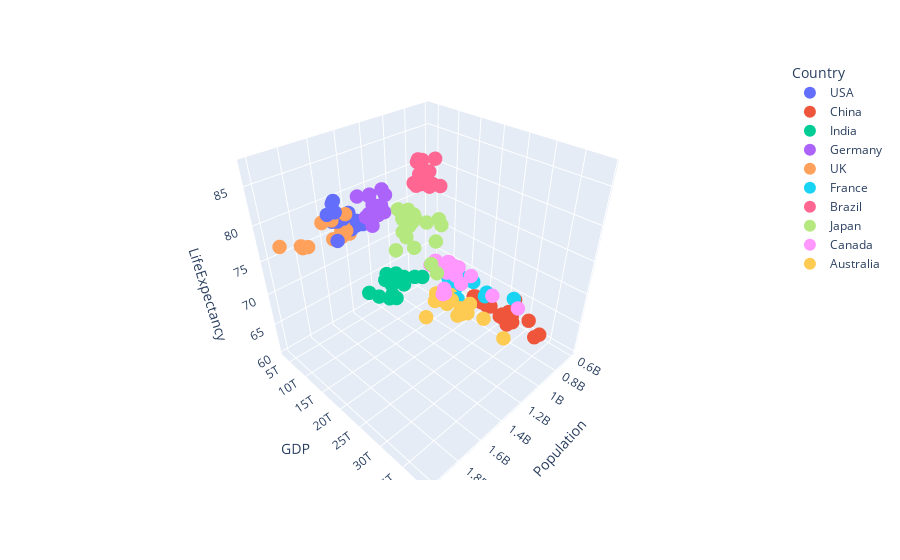

The notebook cell this image was saved under:
### Code cell
# 3. 3D 산점도 작성 및 Hover 기능 추가
fig = px.scatter_3d(data, x='Population', y='GDP', z='LifeExpectancy',
                    color='Country', size='Population', hover_name='Country',hover_data=['Year'])

# Hover에 추가 정보 표시 (연도)
fig.update_traces(marker=dict(size=5),
                  selector=dict(mode='markers'))

# 3D 그래프 출력
fig.show()
